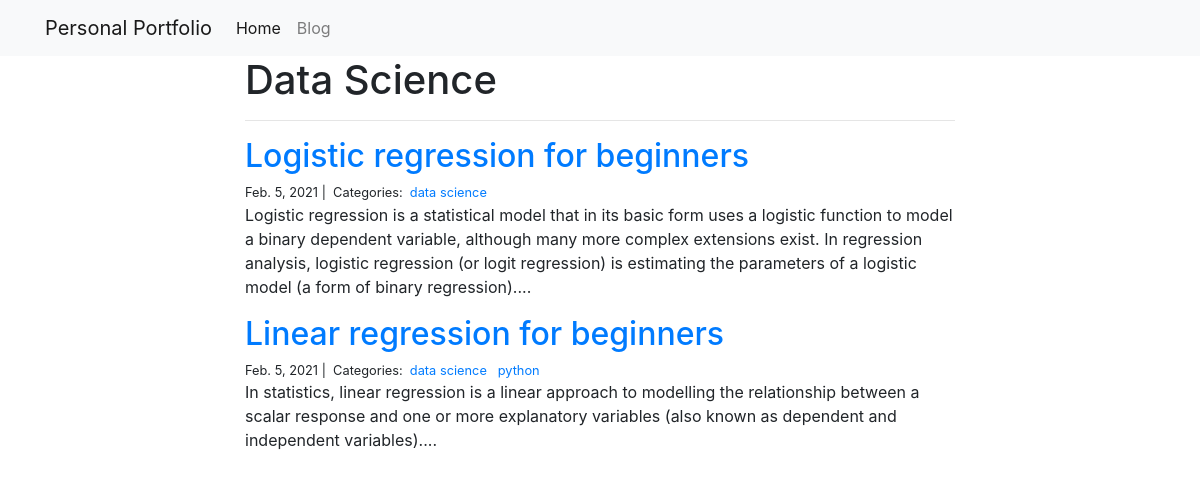
Page /blog/data science/ on the committed database.
### blog/models.py (models this page shows)
class Category(models.Model):
    name = models.CharField(max_length=20)

class Post(models.Model):
    title = models.CharField(max_length=255)
    body = models.TextField()
    created_on = models.DateTimeField(auto_now_add=True)
    last_modified = models.DateTimeField(auto_now=True)
    categories = models.ManyToManyField('Category', related_name='posts')

### blog/views.py (the view)
# urls.py: path("<category>/", views.blog_category, name="blog_category"),
def blog_category(request, category):
    posts = Post.objects.filter(categories__name__contains=category).order_by(
        "-created_on"
    )
    context = {"category": category, "posts": posts}
    return render(request, "blog_category.html", context)

### blog/templates/blog_category.html
{% extends "base.html" %}
{% block page_content %}
<div class="col-md-8 offset-md-2">
    <h1>{{ category | title }}</h1>
    <hr>
    {% for post in posts %}
        <h2><a href="{% url 'blog_detail' post.pk%}">{{ post.title }}</a></h2>
        <small>
            {{ post.created_on.date }} |&nbsp;
            Categories:&nbsp;
            {% for category in post.categories.all %}
            <a href="{% url 'blog_category' category.name %}">
                {{ category.name }}
            </a>&nbsp;
            {% endfor %}
        </small>
        <p>{{ post.body | slice:":400" }}...</p>
    {% endfor %}
</div>
{% endblock %}

### personal_portfolio/templates/base.html (shortened to what this page needs)
<link rel="stylesheet" href="https://stackpath.bootstrapcdn.com/bootstrap/4.1.3/css/bootstrap.min.css">
<nav class="navbar navbar-expand-lg navbar-light bg-light">
    <div class="container">
        <a class="navbar-brand" href="{% url 'project_index' %}">Personal Portfolio</a>
        <div class="collapse navbar-collapse" id="navbarSupportedContent">
          <ul class="navbar-nav mr-auto">
            <li class="nav-item active">
              <a class="nav-link" href="{% url 'project_index' %}">Home</a>
            </li>
            <li class="nav-item">
              <a class="nav-link" href="{% url 'blog_index' %}">Blog</a>
            </li>
          </ul>
        </div>
    </div>
</nav>
<div class="container">
    {% block page_content %}{% endblock %}
</div>

### rows in the picture
Category: name "Data Science", name "data science"
Post: title "Logistic regression for beginners", created_on "Feb. 5, 2021", body "Logistic regression is a statistical model that in its basic form uses a logistic function to model a binary dependent variable, although many more complex extensions exist. In regression analysis, logistic regression (or logit regression) is estimating the parameters of a logistic model (a form of binary regression)."
Post: title "Linear regression for beginners", created_on "Feb. 5, 2021", body "In statistics, linear regression is a linear approach to modelling the relationship between a scalar response and one or more explanatory variables (also known as dependent and independent variables)."
Category: name "python"
